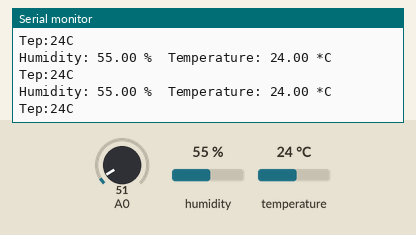
Recording of a sketch running on a simulated Arduino Uno, built with avr-gcc and run on an emulated ATmega328P. On the bench: the last lines printed to the serial monitor. The test bench sets the inputs (shaded band); at power-on: humidity 55 %, A0 = 51, temperature 24 °C.

Above: at 1.3 s.
1.4 s: humidity set to 22 %
At 2.88 s:
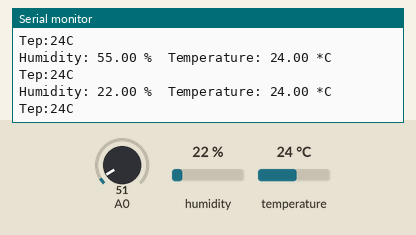
2.9 s: A0 set to 61
At 3.38 s:
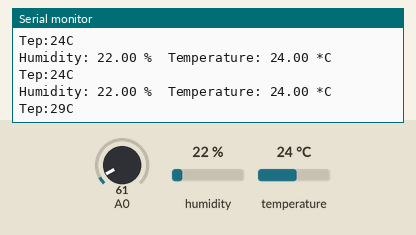
4.4 s: temperature set to 12 °C
At 4.4 s:
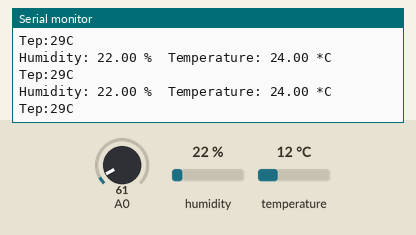
5.9 s: A0 set to 71
At 6.42 s:
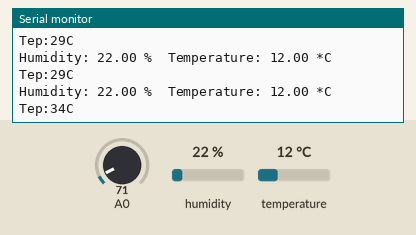
7.4 s: humidity set to 40 %
At 7.44 s:
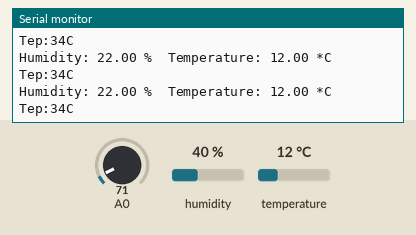
Timing chart, 0 to 9.9 s (numbered marks = the images above; inputs shaded):
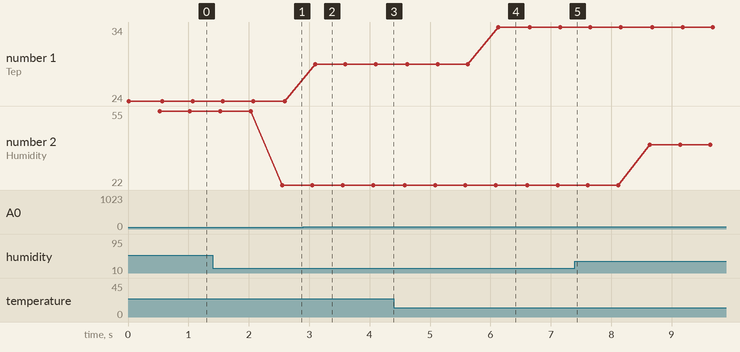

Measured:
- after the input at 1.4 s, the serial monitor: prints a new line after 1.2 s (image 1)
- after the input at 2.9 s, the serial monitor: prints a new line after 0.20 s (image 2)
- after the input at 5.9 s, the serial monitor: prints a new line after 0.23 s (image 4)
- plotted number 1: 24 → 29 after the input at 2.9 s, 29 → 34 after the input at 5.9 s
- plotted number 2: 55 → 22 after the input at 1.4 s, 22 → 40 after the input at 7.4 s

The sketch:

temperature_LM35_DHT11.ino
```cpp
// Example testing sketch for various DHT humidity/temperature sensors
// Written by ladyada, public domain

#include "DHT.h"

#define DHTPIN 8     // what pin we're connected to

// Uncomment whatever type you're using!
#define DHTTYPE DHT11   // DHT 11
//#define DHTTYPE DHT22   // DHT 22  (AM2302)
//#define DHTTYPE DHT21   // DHT 21 (AM2301)

// Connect pin 1 (on the left) of the sensor to +5V
// Connect pin 2 of the sensor to whatever your DHTPIN is
// Connect pin 4 (on the right) of the sensor to GROUND
// Connect a 10K resistor from pin 2 (data) to pin 1 (power) of the sensor

DHT dht(DHTPIN, DHTTYPE);
int potPin = 0; // initialize analog pin 0 for LM35 temperature sensor

void setup()
{

  Serial.begin(9600);
  Serial.println("DHTxx test!");

  /*if using WIO link,must pull up the power pin.*/
  // pinMode(PIN_GROVE_POWER, OUTPUT);
  // digitalWrite(PIN_GROVE_POWER, 1);

  dht.begin();
}

void loop()
{
  int val;// define variable
  int dat;// define variable
  val = analogRead(0); // read the analog value of the sensor and assign it to val
  dat = (125 * val) >> 8; // temperature calculation formula
  Serial.print("Tep:");// output and display characters beginning with Tep
  Serial.print(dat);// output and display value of dat
  Serial.println("C");// display “C” characters
  delay(500);// wait for 0.5 second
  // Reading temperature or humidity takes about 250 milliseconds!
  // Sensor readings may also be up to 2 seconds 'old' (its a very slow sensor)
  float h = dht.readHumidity();
  float t = dht.readTemperature();

  // check if returns are valid, if they are NaN (not a number) then something went wrong!
  if (isnan(t) || isnan(h))
  {
    Serial.println("Failed to read from DHT");
  }
  else
  {
    Serial.print("Humidity: ");
    Serial.print(h);
    Serial.print(" %\t");
    Serial.print("Temperature: ");
    Serial.print(t);
    Serial.println(" *C");
  }
}
```
